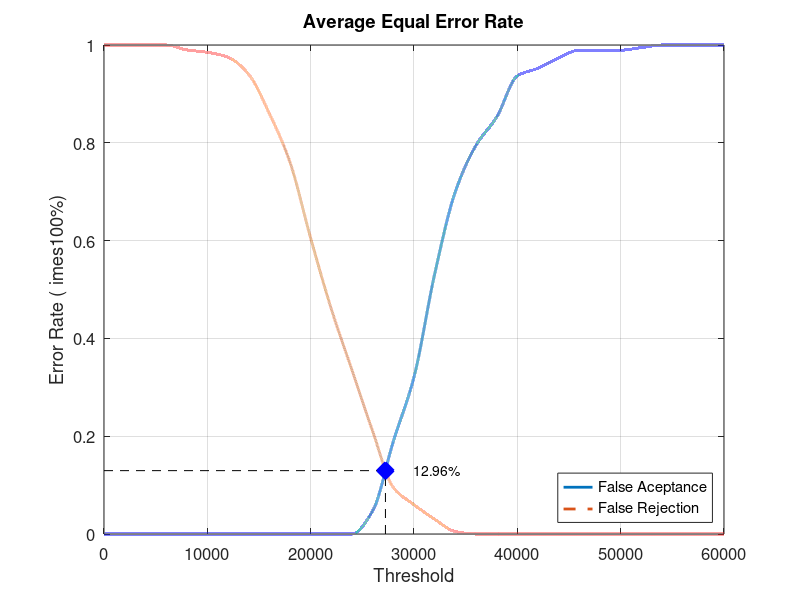
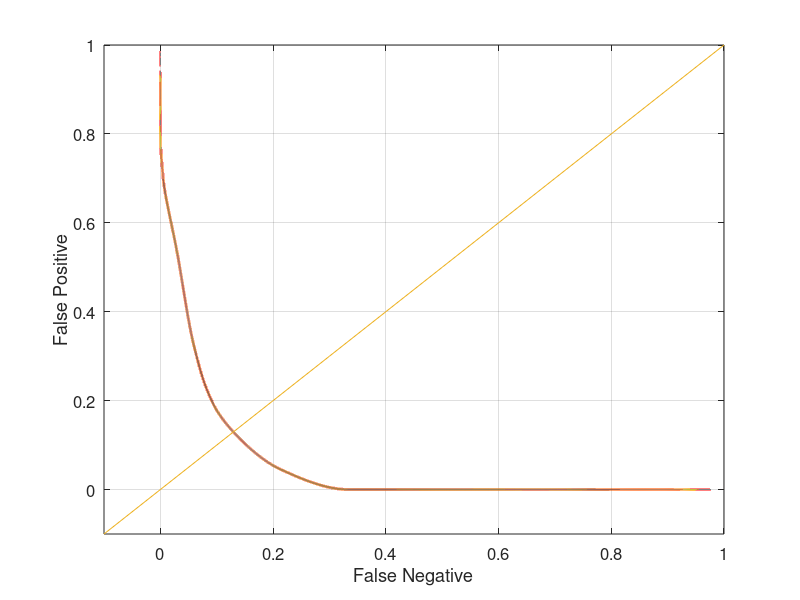

These charts were generated, in order, by the following MATLAB code:
close all;
clear;
clc;
x = 0:2000:60000;
xq = 0:0.5:60000;

y0 = [0 0 0 0 0 0 0 0 0 0 0 0 0 0.0473684 0.189474 0.321053 0.531579 0.7 0.794737 0.852632 0.936842 0.952632 0.973684 0.989474 0.989474 0.989474 0.994737 1 1 1 1]
yy0 = interp1(x, y0, xq, 'pchip');
y1 = [1 1 1 1 0.99 0.985 0.975 0.94 0.86 0.76 0.605 0.46 0.335 0.21 0.095 0.06 0.03 0.005 0 0 0 0 0 0 0 0 0 0 0 0 0]
yy1 = interp1(x, y1, xq, 'pchip');

% Calculating EER: 
y2 = abs(y0 - y1);
find(y2 == min(y2))
yy2 = abs(yy0 - yy1);
xEER = find(yy2 == min(yy2));
xEERIndex = xq(xEER) % X-axis EER
yEER = yy0(xEER) % Y-axis EER

main = figure
plot(xq, yy0,'-','LineWidth', 2);	hold on
plot(xq, yy1,'--','LineWidth', 2);	hold on
plot([xEERIndex xEERIndex], [0 yEER], 'k--');	hold on
plot([0 xEERIndex], [yEER yEER], 'k--');	hold on
plot(xEERIndex, yEER, 'bx', 'LineWidth', 10);	hold on
text(xEERIndex + 10 * xEERIndex / 100, yEER, [num2str(round((10000 * yEER)) / 100) '%'])
legend('False Aceptance', 'False Rejection', 'Location', 'SouthEast')
xlabel('Threshold')
ylabel('Error Rate (	imes100%)')
title('Average Equal Error Rate')
set(gca, 'FontSize', 12)
axis([0 60000 0 1])
grid on

print(main, 'Database5_3Main', '-dpng');
FNRxFPR = figure('Color', [1 1 1]);
plot(yy1, yy0, '-', yy1, yy0, 'LineWidth', 2);
hold on
y = -0.1:0.1:1
plot(y, y); 
set(gca, 'FontSize', 12)
xlabel('False Negative')
ylabel('False Positive')
axis([-0.1 1 -0.1 1])
set(gca, 'FontSize', 12)
grid on

print(FNRxFPR, 'Database5_3FNRxFPR','-dpng');
